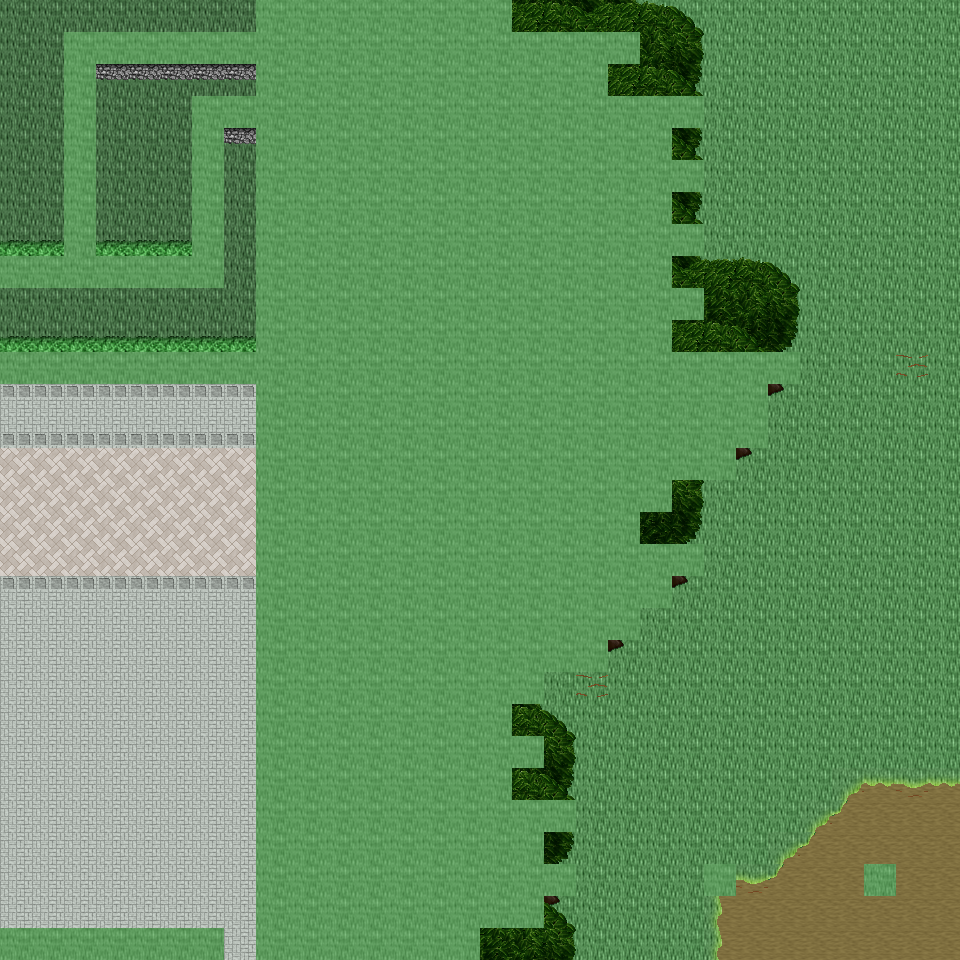

A 2D game scene composited from a Tiled map and its tileset images. What follows is a short description and the map's XML, with each tile layer's data collapsed to a summary:
An orthogonal 30x30 tile map with 32x32 px tiles, 6 tile layers (Ground, Object, Object2, Above, ...), 50 tilesets and 7 objects (7x mapExit).

<map version="1.0" orientation="orthogonal" renderorder="right-down" width="30" height="30" tilewidth="32" tileheight="32" nextobjectid="8">
  <tileset firstgid="1" name="tileset_ground_ground" tilewidth="32" tileheight="32" tilecount="33" columns="3">
    <image source="../drawable/tileset_ground_ground.png" width="96" height="352" />
  </tileset>
  <tileset firstgid="34" name="tileset_building_castle" tilewidth="32" tileheight="32" tilecount="320" columns="20">
    <image source="../drawable/tileset_building_castle.png" width="640" height="512" />
  </tileset>
  <tileset firstgid="354" name="tileset_furniture_carpet_carpets_2" tilewidth="32" tileheight="32" tilecount="20" columns="4">
    <image source="../drawable/tileset_furniture_carpet_carpets_2.png" width="128" height="160" />
  </tileset>
  <tileset firstgid="374" name="tileset_ground_indoor_tiles" tilewidth="32" tileheight="32" tilecount="8" columns="2">
    <image source="../drawable/tileset_ground_indoor_tiles.png" width="64" height="128" />
  </tileset>
  <tileset firstgid="382" name="tileset_building_entrance_int_iron_bars" tilewidth="32" tileheight="32" tilecount="12" columns="3">
    <image source="../drawable/tileset_building_entrance_int_iron_bars.png" width="96" height="128" />
  </tileset>
  <tileset firstgid="394" name="tileset_plant_bush_hedge" tilewidth="32" tileheight="32" tilecount="35" columns="5">
    <image source="../drawable/tileset_plant_bush_hedge.png" width="160" height="224" />
  </tileset>
  <tileset firstgid="429" name="tileset_building_church" tilewidth="32" tileheight="32" tilecount="56" columns="8">
    <image source="../drawable/tileset_building_church.png" width="256" height="224" />
  </tileset>
  <tileset firstgid="485" name="tileset_logic_collision" tilewidth="32" tileheight="32" tilecount="1" columns="1">
    <image source="../drawable/tileset_logic_collision.png" width="32" height="32" />
  </tileset>
  <tileset firstgid="486" name="tileset_logic_item_vegetable" tilewidth="32" tileheight="32" tilecount="16" columns="8">
    <image source="../drawable/tileset_logic_item_vegetable.png" width="256" height="64" />
  </tileset>
  <tileset firstgid="502" name="tileset_ground_rock_rocks" tilewidth="32" tileheight="32" tilecount="4" columns="2">
    <image source="../drawable/tileset_ground_rock_rocks.png" width="64" height="64" />
  </tileset>
  <tileset firstgid="506" name="tileset_item_corpse_huge_animal" tilewidth="32" tileheight="32" tilecount="16" columns="2">
    <image source="../drawable/tileset_item_corpse_huge_animal.png" width="64" height="256" />
  </tileset>
  <tileset firstgid="522" name="tileset_plant_tree_dead_tree_4" tilewidth="32" tileheight="32" tilecount="20" columns="4">
    <image source="../drawable/tileset_plant_tree_dead_tree_4.png" width="128" height="160" />
  </tileset>
  <tileset firstgid="542" name="tileset_logic_creature_undead" tilewidth="32" tileheight="32" tilecount="16" columns="8">
    <image source="../drawable/tileset_logic_creature_undead.png" width="256" height="64" />
  </tileset>
  <tileset firstgid="558" name="tileset_plant_tree_dead_tree_2" tilewidth="32" tileheight="32" tilecount="20" columns="4">
    <image source="../drawable/tileset_plant_tree_dead_tree_2.png" width="128" height="160" />
  </tileset>
  <tileset firstgid="578" name="tileset_item_gothic_headstone_2" tilewidth="32" tileheight="32" tilecount="3" columns="1">
    <image source="../drawable/tileset_item_gothic_headstone_2.png" width="32" height="96" />
  </tileset>
  <tileset firstgid="581" name="tileset_building_house_3" tilewidth="32" tileheight="32" tilecount="48" columns="6">
    <image source="../drawable/tileset_building_house_3.png" width="192" height="256" />
  </tileset>
  <tileset firstgid="629" name="tileset_object_scarecrow" tilewidth="32" tileheight="32" tilecount="2" columns="1">
    <image source="../drawable/tileset_object_scarecrow.png" width="32" height="64" />
  </tileset>
  <tileset firstgid="631" name="tileset_plant_tree_fall_trees" tilewidth="32" tileheight="32" tilecount="40" columns="8">
    <image source="../drawable/tileset_plant_tree_fall_trees.png" width="256" height="160" />
  </tileset>
  <tileset firstgid="671" name="tileset_logic_creature_undead_fallen" tilewidth="32" tileheight="32" tilecount="16" columns="8">
    <image source="../drawable/tileset_logic_creature_undead_fallen.png" width="256" height="64" />
  </tileset>
  <tileset firstgid="687" name="tileset_building_decoration_orbpedestal" tilewidth="32" tileheight="32" tilecount="2" columns="1">
    <image source="../drawable/tileset_building_decoration_orbpedestal.png" width="32" height="64" />
  </tileset>
  <tileset firstgid="689" name="tileset_ground_rock_rocks_3" tilewidth="32" tileheight="32" tilecount="16" columns="4">
    <image source="../drawable/tileset_ground_rock_rocks_3.png" width="128" height="128" />
  </tileset>
  <tileset firstgid="705" name="tileset_plant_tree_chestnut_tree" tilewidth="32" tileheight="32" tilecount="20" columns="4">
    <image source="../drawable/tileset_plant_tree_chestnut_tree.png" width="128" height="160" />
  </tileset>
  <tileset firstgid="725" name="tileset_plant_stump_hollow_logs" tilewidth="32" tileheight="32" tilecount="6" columns="3">
    <image source="../drawable/tileset_plant_stump_hollow_logs.png" width="96" height="64" />
  </tileset>
  <tileset firstgid="731" name="tileset_logic_creature_golem" tilewidth="32" tileheight="32" tilecount="4" columns="4">
    <image source="../drawable/tileset_logic_creature_golem.png" width="128" height="32" />
  </tileset>
  <tileset firstgid="735" name="tileset_ground_grass_edges" tilewidth="32" tileheight="32" tilecount="36" columns="12">
    <image source="../drawable/tileset_ground_grass_edges.png" width="384" height="96" />
  </tileset>
  <tileset firstgid="771" name="tileset_ground_grass_corners" tilewidth="32" tileheight="32" tilecount="24" columns="6">
    <image source="../drawable/tileset_ground_grass_corners.png" width="192" height="128" />
  </tileset>
  <tileset firstgid="795" name="tileset_ground_water_pool" tilewidth="32" tileheight="32" tilecount="72" columns="3">
    <image source="../drawable/tileset_ground_water_pool.png" width="96" height="768" />
  </tileset>
  <tileset firstgid="867" name="tileset_ground_earth_edges" tilewidth="32" tileheight="32" tilecount="18" columns="6">
    <image source="../drawable/tileset_ground_earth_edges.png" width="192" height="96" />
  </tileset>
  <tileset firstgid="885" name="tileset_logic_creature_ent" tilewidth="32" tileheight="32" tilecount="4" columns="4">
    <image source="../drawable/tileset_logic_creature_ent.png" width="128" height="32" />
  </tileset>
  <tileset firstgid="889" name="tileset_plant_leaves" tilewidth="32" tileheight="32" tilecount="8" columns="4">
    <image source="../drawable/tileset_plant_leaves.png" width="128" height="64" />
  </tileset>
  <tileset firstgid="897" name="tileset_object_well_hoist" tilewidth="32" tileheight="32" tilecount="9" columns="3">
    <image source="../drawable/tileset_object_well_hoist.png" width="96" height="96" />
  </tileset>
  <tileset firstgid="906" name="tileset_building_stairs_grey_stone_stairs_down" tilewidth="32" tileheight="32" tilecount="6" columns="3">
    <image source="../drawable/tileset_building_stairs_grey_stone_stairs_down.png" width="96" height="64" />
  </tileset>
  <tileset firstgid="912" name="tileset_ground_green_paving" tilewidth="32" tileheight="32" tilecount="18" columns="3">
    <image source="../drawable/tileset_ground_green_paving.png" width="96" height="192" />
  </tileset>
  <tileset firstgid="930" name="tileset_plant_tree_tree_darkgreen" tilewidth="32" tileheight="32" tilecount="88" columns="8">
    <image source="../drawable/tileset_plant_tree_tree_darkgreen.png" width="256" height="352" />
  </tileset>
  <tileset firstgid="1018" name="tileset_light_dim_light_7x5" tilewidth="32" tileheight="32" tilecount="35" columns="7">
    <image source="../drawable/tileset_light_dim_light_7x5.png" width="224" height="160" />
  </tileset>
  <tileset firstgid="1053" name="tileset_furniture_light_lamp_bronze" tilewidth="32" tileheight="32" tilecount="3" columns="1">
    <image source="../drawable/tileset_furniture_light_lamp_bronze.png" width="32" height="96" />
  </tileset>
  <tileset firstgid="1056" name="tileset_light_light_5x5" tilewidth="32" tileheight="32" tilecount="25" columns="5">
    <image source="../drawable/tileset_light_light_5x5.png" width="160" height="160" />
  </tileset>
  <tileset firstgid="1081" name="tileset_plant_tree_pine_tree" tilewidth="32" tileheight="32" tilecount="20" columns="4">
    <image source="../drawable/tileset_plant_tree_pine_tree.png" width="128" height="160" />
  </tileset>
  <tileset firstgid="1101" name="tileset_plant_tree_pine_tree_1" tilewidth="32" tileheight="32" tilecount="20" columns="4">
    <image source="../drawable/tileset_plant_tree_pine_tree_1.png" width="128" height="160" />
  </tileset>
  <tileset firstgid="1121" name="tileset_furniture_chair_bench_wooden" tilewidth="32" tileheight="32" tilecount="8" columns="2">
    <image source="../drawable/tileset_furniture_chair_bench_wooden.png" width="64" height="128" />
  </tileset>
  <tileset firstgid="1129" name="tileset_plant_flower_flowers_mixed" tilewidth="32" tileheight="32" tilecount="16" columns="4">
    <image source="../drawable/tileset_plant_flower_flowers_mixed.png" width="128" height="128" />
  </tileset>
  <tileset firstgid="1145" name="tileset_building_thatched_roof_cottage1" tilewidth="32" tileheight="32" tilecount="20" columns="4">
    <image source="../drawable/tileset_building_thatched_roof_cottage1.png" width="128" height="160" />
  </tileset>
  <tileset firstgid="1165" name="tileset_item_blood_floor_stain" tilewidth="32" tileheight="32" tilecount="1" columns="1">
    <image source="../drawable/tileset_item_blood_floor_stain.png" width="32" height="32" />
  </tileset>
  <tileset firstgid="1166" name="tileset_item_firewood" tilewidth="32" tileheight="32" tilecount="12" columns="3">
    <image source="../drawable/tileset_item_firewood.png" width="96" height="128" />
  </tileset>
  <tileset firstgid="1178" name="tileset_item_gothic_headstone_1" tilewidth="32" tileheight="32" tilecount="1" columns="1">
    <image source="../drawable/tileset_item_gothic_headstone_1.png" width="32" height="32" />
  </tileset>
  <tileset firstgid="1179" name="tileset_item_gothic_tiny_headstone" tilewidth="32" tileheight="32" tilecount="1" columns="1">
    <image source="../drawable/tileset_item_gothic_tiny_headstone.png" width="32" height="32" />
  </tileset>
  <tileset firstgid="1180" name="tileset_plant_mosses" tilewidth="32" tileheight="32" tilecount="16" columns="4">
    <image source="../drawable/tileset_plant_mosses.png" width="128" height="128" />
  </tileset>
  <tileset firstgid="1196" name="tileset_building_fence_wooden_brown_fence" tilewidth="32" tileheight="32" tilecount="42" columns="7">
    <image source="../drawable/tileset_building_fence_wooden_brown_fence.png" width="224" height="192" />
  </tileset>
  <tileset firstgid="1238" name="tileset_logic_creature_undead_skeleton" tilewidth="32" tileheight="32" tilecount="6" columns="6">
    <image source="../drawable/tileset_logic_creature_undead_skeleton.png" width="192" height="32" />
  </tileset>
  <tileset firstgid="1244" name="tileset_logic_creature_undead_specter" tilewidth="32" tileheight="32" tilecount="6" columns="6">
    <image source="../drawable/tileset_logic_creature_undead_specter.png" width="192" height="32" />
  </tileset>
  <layer name="Ground" width="30" height="30">
    <data>[900 cells, 900 non-empty, 5 distinct tile ids]</data>
  </layer>
  <layer name="Object" width="30" height="30">
    <data>[900 cells, 456 non-empty, 26 distinct tile ids]</data>
  </layer>
  <layer name="Object2" width="30" height="30">
    <data>[900 cells, 2 non-empty, 2 distinct tile ids]</data>
  </layer>
  <layer name="Above" width="30" height="30">
    <data>[900 cells, 394 non-empty, 14 distinct tile ids]</data>
  </layer>
  <layer name="Above2" width="30" height="30">
    <data>[900 cells, 173 non-empty, 7 distinct tile ids]</data>
  </layer>
  <layer name="Walkable" width="30" height="30">
    <data>[900 cells, 399 non-empty, 1 distinct tile ids]</data>
  </layer>
  <objectgroup name="MapEvents">
    <object id="1" name="north" type="mapExit" x="0" y="0" width="256" height="32">
      <properties>
        <property name="map" value="level_0_x225_y59" />
        <property name="x" value="0" />
        <property name="y" value="28" />
      </properties>
    </object>
    <object id="2" name="north2" type="mapExit" x="512" y="0" width="448" height="32">
      <properties>
        <property name="map" value="level_0_x225_y59" />
        <property name="x" value="16" />
        <property name="y" value="28" />
      </properties>
    </object>
    <object id="3" name="south" type="mapExit" x="224" y="928" width="32" height="32">
      <properties>
        <property name="map" value="level_0_x225_y61" />
        <property name="x" value="7" />
        <property name="y" value="1" />
      </properties>
    </object>
    <object id="4" name="south2" type="mapExit" x="480" y="928" width="480" height="32">
      <properties>
        <property name="map" value="level_0_x225_y61" />
        <property name="x" value="15" />
        <property name="y" value="1" />
      </properties>
    </object>
    <object id="5" name="west" type="mapExit" x="0" y="0" width="32" height="256">
      <properties>
        <property name="map" value="level_0_x224_y60" />
        <property name="x" value="28" />
        <property name="y" value="0" />
      </properties>
    </object>
    <object id="6" name="west2" type="mapExit" x="0" y="288" width="32" height="64">
      <properties>
        <property name="map" value="level_0_x224_y60" />
        <property name="x" value="28" />
        <property name="y" value="9" />
      </properties>
    </object>
    <object id="7" name="west3" type="mapExit" x="0" y="384" width="32" height="544">
      <properties>
        <property name="map" value="level_0_x224_y60" />
        <property name="x" value="28" />
        <property name="y" value="12" />
      </properties>
    </object>
  </objectgroup>
</map>
